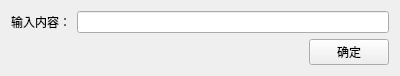
<?xml version="1.0" encoding="UTF-8"?>
<ui version="4.0">
 <class>InputBox</class>
 <widget class="QWidget" name="InputBox">
  <property name="geometry">
   <rect>
    <x>0</x>
    <y>0</y>
    <width>400</width>
    <height>71</height>
   </rect>
  </property>
  <property name="windowTitle">
   <string>InputBox</string>
  </property>
  <layout class="QVBoxLayout" name="verticalLayout">
   <item>
    <layout class="QHBoxLayout" name="horizontalLayout_2">
     <item>
      <widget class="QLabel" name="inputLabel">
       <property name="text">
        <string>输入内容：</string>
       </property>
      </widget>
     </item>
     <item>
      <widget class="QLineEdit" name="inputLineEdit"/>
     </item>
    </layout>
   </item>
   <item>
    <layout class="QHBoxLayout" name="horizontalLayout">
     <item>
      <spacer name="horizontalSpacer">
       <property name="orientation">
        <enum>Qt::Horizontal</enum>
       </property>
       <property name="sizeHint" stdset="0">
        <size>
         <width>40</width>
         <height>20</height>
        </size>
       </property>
      </spacer>
     </item>
     <item>
      <widget class="QPushButton" name="inputPushButton">
       <property name="text">
        <string>确定</string>
       </property>
      </widget>
     </item>
    </layout>
   </item>
  </layout>
 </widget>
 <layoutdefault spacing="6" margin="11"/>
 <resources/>
 <connections/>
</ui>
